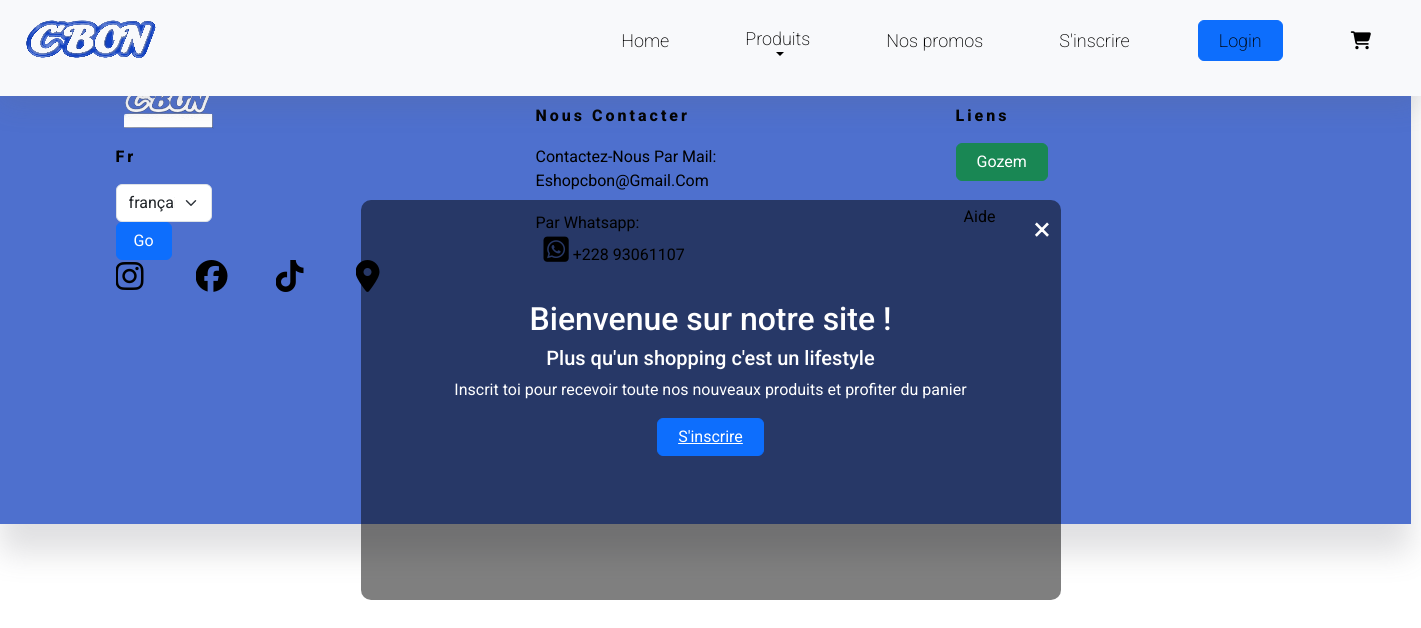
The page /subcategory/1/ on the database as committed earlier.
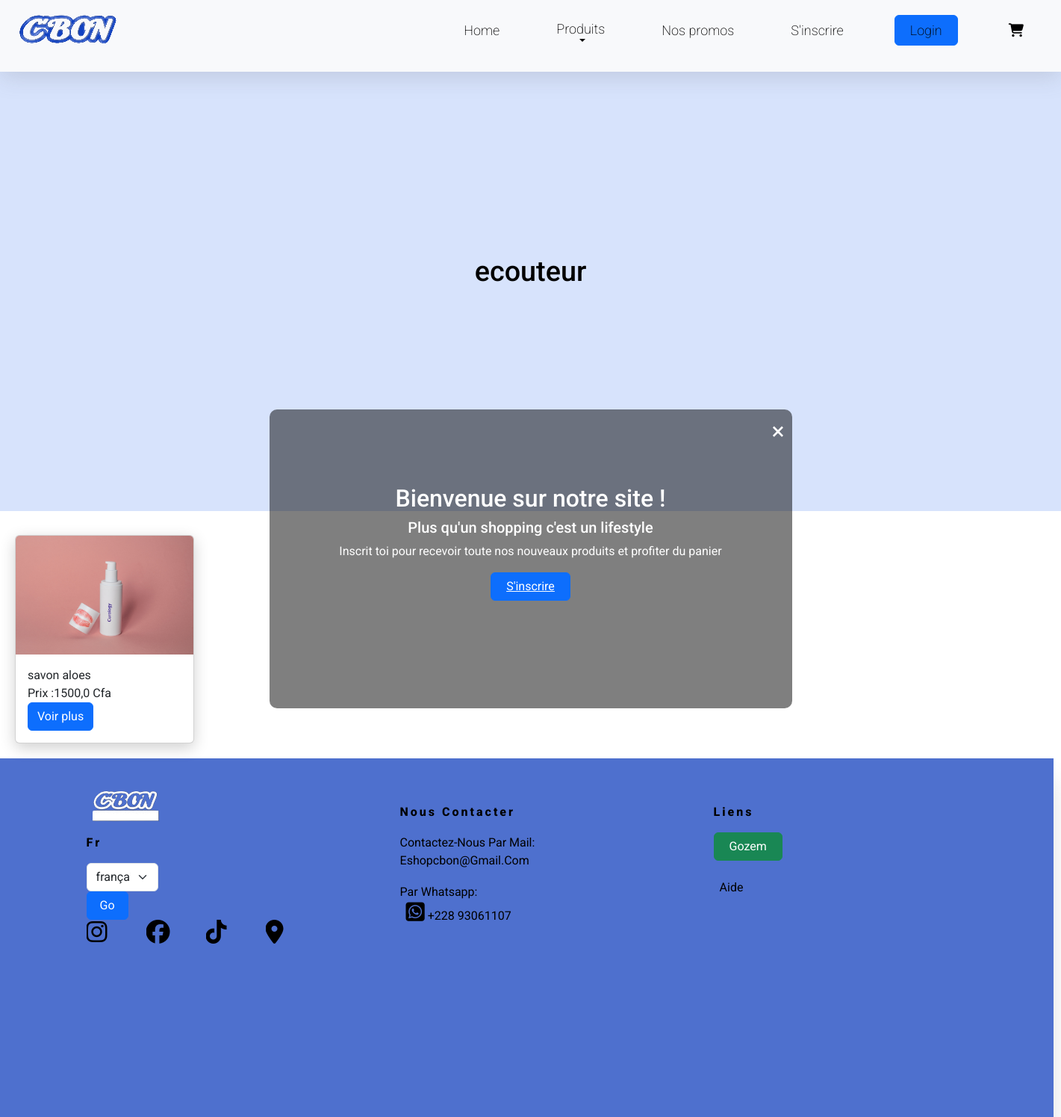
The same page on the database as committed later.
### store/models.py (models this page shows, shortened)
class SubCategory(models.Model):
     name = models.CharField(max_length=100)
     category = models.ForeignKey(Category, on_delete=models.CASCADE)

class product (models.Model):
    name = models.CharField(max_length=128)
    slug= models.SlugField(max_length=228,default='', unique=True)
    subcategory = models.ForeignKey(SubCategory,on_delete=models.CASCADE,default=True,null=False,related_name='products')
    category = models.ForeignKey(Category,on_delete=models.CASCADE,default=True,null=False,related_name='products')
    prices= models.FloatField(default=0)
    discount_price= models.FloatField(blank=True, null=True)
    instock = models.IntegerField(default=0)
    description = models.TextField(blank=True)
    thumbnail = models.ImageField(upload_to ="product",blank=True ,null=True)

### store/views.py (the view)
# urls.py: path('subcategory/<int:id>/', SubCategoryListviews.as_view(),name='subcategory'),
class  SubCategoryListviews(generic.ListView):
       model= SubCategory
       template_name= "subcategory_list.html"
       context_object_name="subcategory"
       def get_context_data(self, **kwargs) :
            context= super(SubCategoryListviews,self).get_context_data(**kwargs)
            sub_id = self.kwargs['id']
            subcategorie = SubCategory.objects.filter(id=sub_id)
            context['sub_id']=self.kwargs['id']
            context['subcategorie']= SubCategory.objects.filter(id=sub_id)
            sub_link=[]
            for sub_ in subcategorie :
                products = product.objects.filter(id=sub_id)
                category_by_sub = Category.objects.filter(id=sub_id)
                subcategory = SubCategory.objects.filter(id=sub_id)
                sub_link.append({'category_by_sub':category_by_sub,'subcategory':subcategory ,'products':products ,'sub_':sub_})
            context['sub_link']= sub_link
            return context

### accounts/context_processors.py (called while the page is built)
def user_context(request):
    user= get_user(request)
    return{'user': user}

### store/templates/store/subcategory_list.html
{% extends 'base.html' %}
{% block content %}
{% for subcategory in subcategorie %}
<div class='coll-pro'>
<div class='collection'  >
    <h1 style="text-align: right;position: absolute; top: 50%;left: 50%;transform: translate(-50%, -50%);color:#000000;font-size: 1cm;" > {{ subcategory.name}}
  </h1>
</div>
{% endfor %}
{% if sub_id == sub_id %}
<div class='coll-pro'>
    {% for sub in sub_link %}
    {% for product in sub.products %}
    <div class="card" style="width: 15rem; margin: 20px;display:block;padding:none">
           {% if product.thumbnail %}
                  <img src="{{ product.thumbnail.url }}" class="card-img-top" alt="{{ product.name }}">
           {% else %}
                  <img src="static\store\image\bluebookhome.jpg" alt="Default Image" >
       {% endif %}
          <div class="card-body">
                  <li>
                      {{ product.name }}
                  </li>
                  <li>
                      Prix :{{ product.prices }} Cfa
                  </li>
                  <li>
                    <a href=" {% url 'product' product.slug %} "class="btn btn-primary"> Voir plus</a>
               </li>
              </div>
          </div>
      {% endfor %}
      {% endfor %}
      {% endif %}
{% endblock %}

Rows that differ between the two databases and show on the page:
added SubCategory: name "ecouteur"
added product: thumbnail (picture), name "savon aloes", prices "1500,0"
